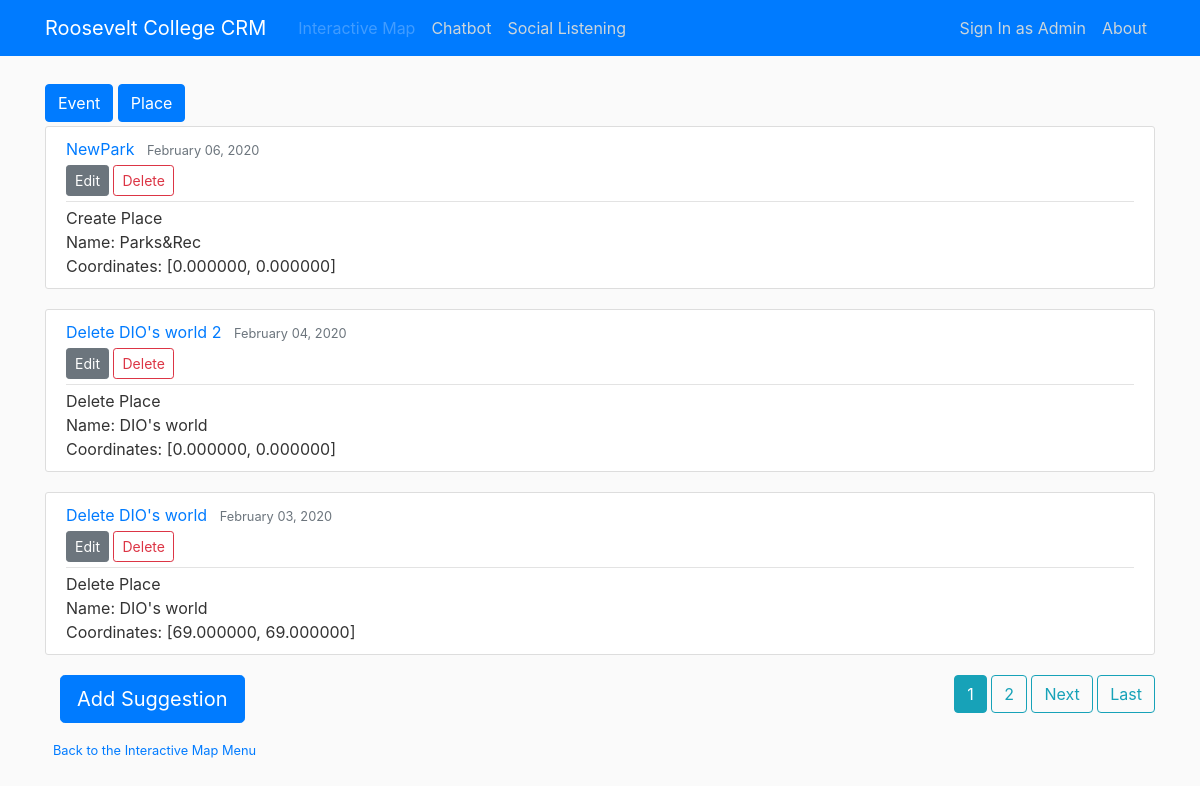
/imap/3, run on an earlier commit of the app's database.
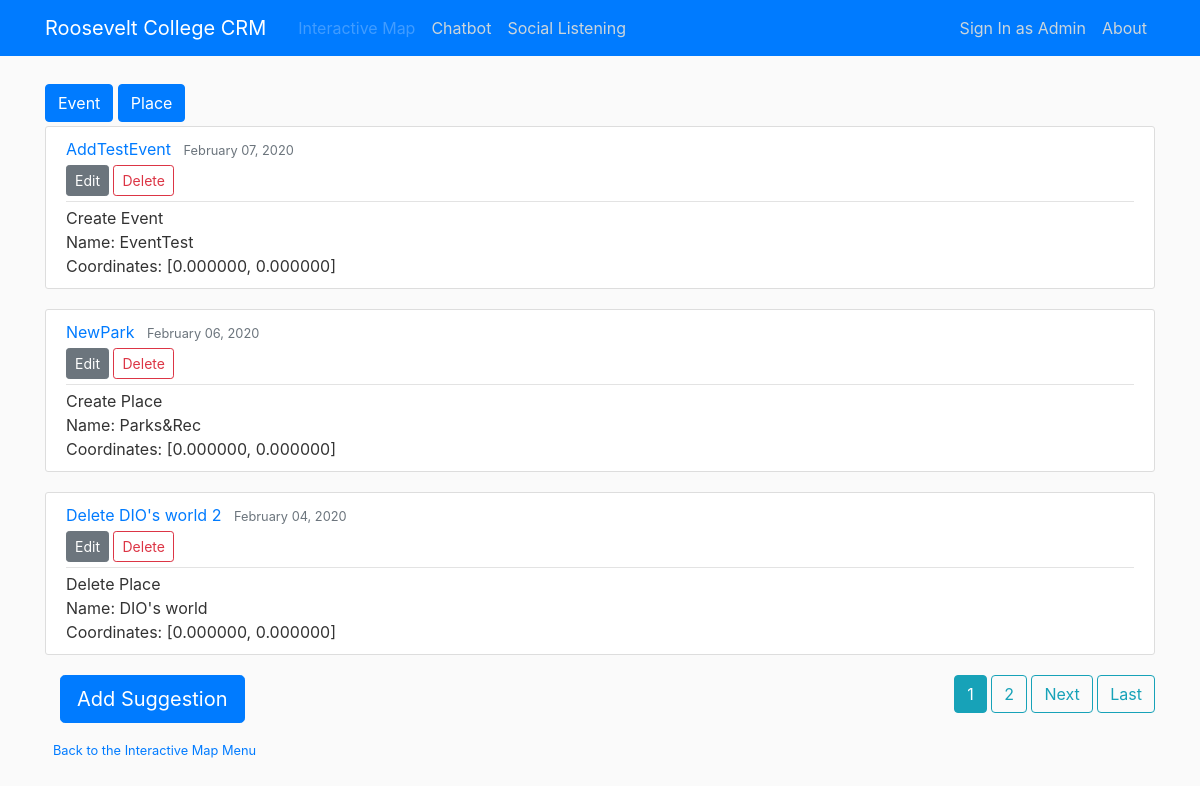
And on a later commit of the database.
### interactive_map/models.py (models this page shows, shortened)
class Suggestion(models.Model):
	class EventPlace(models.IntegerChoices):
		EVENT = 1
		PLACE = 2
	class Action(models.IntegerChoices):
		CREATE = 1
		UPDATE = 2
		DELETE = 3
	desc = models.CharField(max_length=100, unique=True)
	stype = models.IntegerField(choices=EventPlace.choices)
	prev_name = models.CharField(max_length=100, default=None, blank=True)
	name = models.CharField(max_length=100)
	prev_longitude = models.DecimalField(default=0, decimal_places=6, max_digits=9)
	prev_latitude = models.DecimalField(default=0, decimal_places=6, max_digits=8)
	longitude = models.DecimalField(default=0, decimal_places=6, max_digits=9)
	latitude = models.DecimalField(default=0, decimal_places=6, max_digits=8)
	cud = models.IntegerField(choices=Action.choices)
	date_posted = models.DateTimeField(default=timezone.now)

### interactive_map/views.py (the view)
# urls.py: path('imap/<int:stype>', interactive_map_views.SuggestionListView.as_view(), name='imap-index'),
class SuggestionListView(ListView):
	model = Suggestion
	template_name = 'interactive_map/index.html'
	context_object_name = 'suggestions'
	paginate_by = 3
	def get_queryset(self):
		arg = self.kwargs.get('stype')
		if (arg == 1 or arg == 2):
			return Suggestion.objects.filter(stype=arg).order_by('-date_posted')
		else:
			return Suggestion.objects.order_by('-date_posted')
	def get_context_data(self, **kwargs):
	    context = super().get_context_data(**kwargs)
	    context['title'] = 'Interactive Map'
	    context['arg'] = self.kwargs.get('stype')
	    context['mapbox_access_token'] = mapbox_access_token
	    return context

### interactive_map/templates/interactive_map/index.html (shortened to what this page needs)
{% extends "main/base.html" %}
{% block content %}
	<div>
      	{% if arg ==  1 %}
		<a class="btn btn-primary disabled mt-1 mb-1" href="{% url 'imap-index' 1 %}" role="button">Event</a>
		{% else %}
     	<a class="btn btn-primary mt-1 mb-1" href="{% url 'imap-index' 1 %}" role="button">Event</a>
      	{% endif %}
      	{% if arg == 2 %}
		<a class="btn btn-primary disabled mt-1 mb-1" href="{% url 'imap-index' 2 %}" role="button">Place</a>
		{% else %}
     	<a class="btn btn-primary mt-1 mb-1" href="{% url 'imap-index' 2 %}" role="button">Place</a>
      	{% endif %}
  	</div>
	{% for suggestion in suggestions %}
		<article class="media content-section">
		  <div class="media-body">
		    <div class="article-metadata">
		      <a class="mr-2" href="#">{{ suggestion.desc }}</a>
		      <small class="text-muted">{{ suggestion.date_posted|date:"F d, Y" }}</small>
		      <div>
			      <a class="btn btn-secondary btn-sm mt-1 mb-1" href="{% url 'suggestion-update' suggestion.id %}" role="button">Edit</a>
			      <a class="btn btn-outline-danger btn-sm mt-1 mb-1" href="{% url 'suggestion-delete' suggestion.id %}" role="button">Delete</a>
		  	  </div>
		    </div>
		    {% if suggestion.cud == 1 %}
		    		Create
	    	{% elif suggestion.cud == 2 %}
	    		Update
	    	{% else %}
	    		Delete
	    	{% endif %}
	    	{% if suggestion.stype == 1 %}
	    		Event
	    	{% else %}
	    		Place
	    	{% endif %} <br>
		    Name: {{ suggestion.name }} <br>
		    Coordinates: [{{ suggestion.latitude }}, {{ suggestion.longitude }}]
		  </div>
		</article>
	{% endfor %}
	<div class="container">
		<div class="row">
			<div class="col-sm">
				<a class="btn btn-primary btn-lg" href="{% url 'suggestion-create' %}" role="button">Add Suggestion</a>
			</div>
			<div class="col-sm"></div>
			<div class="col-sm-left">
				{% if is_paginated %}
					{% for num in page_obj.paginator.page_range %}
						{% if page_obj.number == num %}
							<a class="btn btn-info mb-4" href="?page={{ num }}">{{ num }}</a>
						{% elif  num > page_obj.number|add:'-3' and num < page_obj.number|add:'3'%}
							<a class="btn btn-outline-info mb-4" href="?page={{ num }}">{{ num }}</a>
						{% endif %}
					{% endfor %}
					{% if page_obj.has_next %}
						<a class="btn btn-outline-info mb-4" href="?page={{ page_obj.next_page_number }}">Next</a>
						<a class="btn btn-outline-info mb-4" href="?page={{ page_obj.paginator.num_pages }}">Last</a>
					{% endif %}
				{% endif %}
			</div>
		</div>
	</div>
	<div><small class="text-muted">
	  <a class="ml-2" href="{% url 'imap-menu' %}">Back to the Interactive Map Menu</a>
	</small></div>
{% endblock content %}

### main/templates/main/base.html (shortened to what this page needs)
{% load static %}
<!DOCTYPE html>
<html>
<head>
    <link rel="stylesheet" href="https://stackpath.bootstrapcdn.com/bootstrap/4.4.1/css/bootstrap.min.css">
    <link rel="stylesheet" type="text/css" href="{% static 'main/main.css'%}">
	<link href='https://api.mapbox.com/mapbox-gl-js/v1.7.0/mapbox-gl.css' rel='stylesheet' />
</head>
<body>
	<header class="site-header">
	  <nav class="navbar navbar-expand-md navbar-dark bg-primary fixed-top">
	    <div class="container">
	      <a class="navbar-brand mr-4" href="{% url 'main-index' %}">Roosevelt College CRM</a>
	      <div class="collapse navbar-collapse" id="navbarToggle">
		    {% if title != 'Menu' %}
		        <div class="navbar-nav mr-auto">
		        {% if title == 'Interactive Map' or title == 'Interactive Map Menu'%}
		          <a class="nav-item nav-link disabled" href="{% url 'imap-menu' %}">Interactive Map</a>
		        {% else %}
		        	<a class="nav-item nav-link" href="{% url 'imap-menu' %}">Interactive Map</a>
		        {% endif %}
		        {% if title == 'Chatbot' %}
		        	<a class="nav-item nav-link disabled" href="{% url 'chatbot-index' %}">Chatbot</a>
		        {% else %}
		        	<a class="nav-item nav-link" href="{% url 'chatbot-index' %}">Chatbot</a>
		        {% endif %}
		          <a class="nav-item nav-link" href="#">Social Listening</a>
		        </div>
		    {% endif %}
	        <div class="navbar-nav">
	        	{% if user.is_authenticated %}
	        		<a class="nav-item nav-link" href="{% url 'logout' %}">Logout</a>
	        	{% else %}
	          		<a class="nav-item nav-link" href="{% url 'login' %}">Sign In as Admin</a>
	          	{% endif %}
	          	<a class="nav-item nav-link" href="{% url 'profile' %}">About</a>
	        </div>
	      </div>
	    </div>
	  </nav>
	</header>
	<main role="main" class="container">
	      {% block content %}{% endblock %}
	</main>
</body>
</html>

### main/static/main/main.css (style rules this page uses)
body { background: #fafafa; color: #333333; margin-top: 5rem; }
.site-header .navbar-nav .nav-link { color: #cbd5db; }
.content-section { background: #ffffff; padding: 10px 20px; border: 1px solid #dddddd; border-radius: 3px; margin-bottom: 20px; }
.article-metadata { padding-bottom: 1px; margin-bottom: 4px; border-bottom: 1px solid #e3e3e3 }

What changed in the data, as far as the page shows it:
no longer on this page (row unchanged): Suggestion: desc "Delete DIO's world", date_posted "February 03, 2020", cud "Delete", stype "Place", name "DIO's world", latitude "69.000000", longitude "69.000000"
added Suggestion: desc "AddTestEvent", date_posted "February 07, 2020", cud "Create", stype "Event", name "EventTest", latitude "0.000000", longitude "0.000000"
